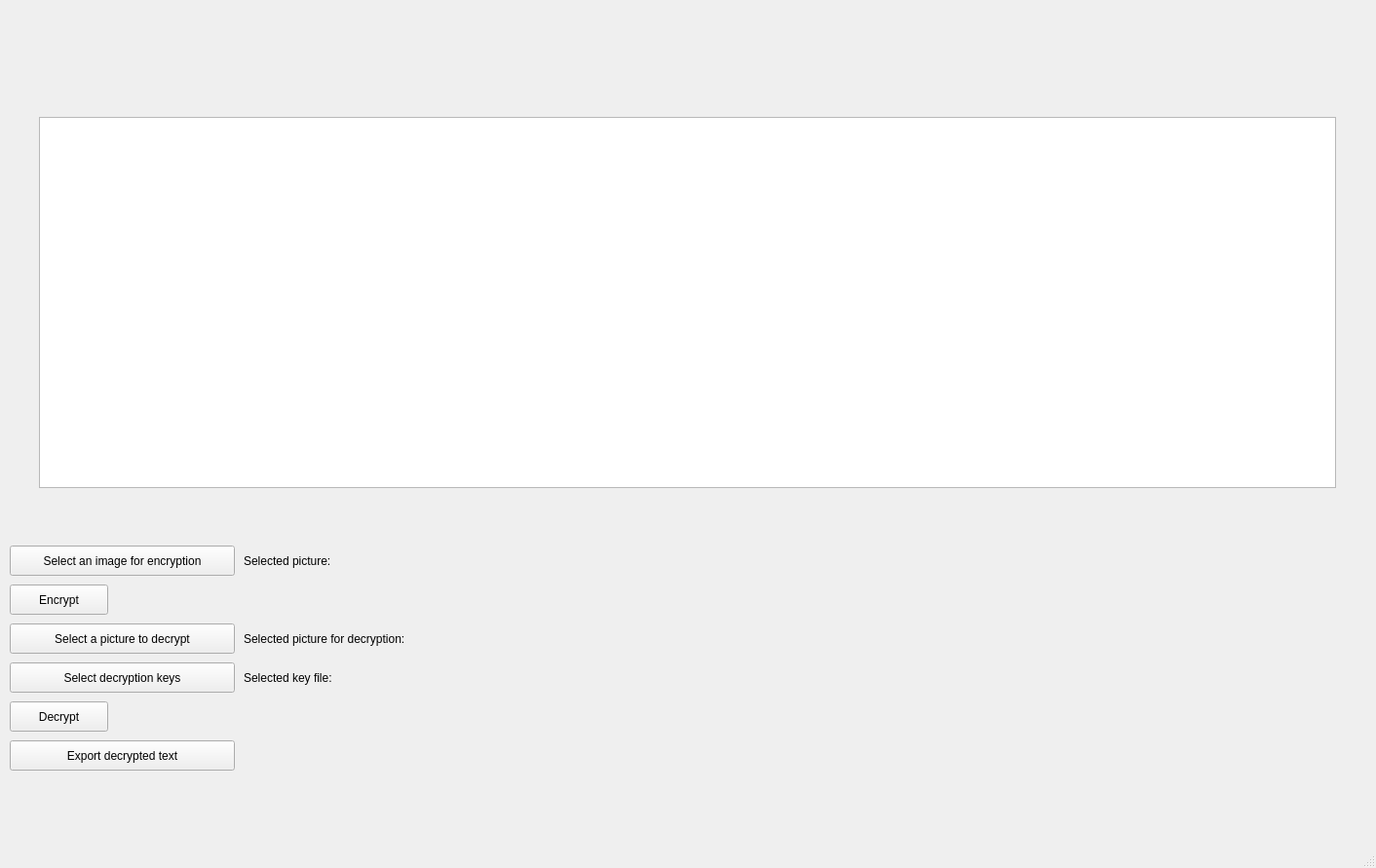
<?xml version="1.0" encoding="UTF-8"?>
<ui version="4.0">
 <class>MainWindow</class>
 <widget class="QMainWindow" name="MainWindow">
  <property name="geometry">
   <rect>
    <x>0</x>
    <y>0</y>
    <width>1412</width>
    <height>891</height>
   </rect>
  </property>
  <property name="windowTitle">
   <string>MainWindow</string>
  </property>
  <widget class="QWidget" name="centralwidget">
   <widget class="QTextEdit" name="textEdit">
    <property name="geometry">
     <rect>
      <x>40</x>
      <y>120</y>
      <width>1331</width>
      <height>381</height>
     </rect>
    </property>
   </widget>
   <widget class="QPushButton" name="pushButton_choose_image">
    <property name="geometry">
     <rect>
      <x>10</x>
      <y>560</y>
      <width>231</width>
      <height>31</height>
     </rect>
    </property>
    <property name="font">
     <font>
      <pointsize>9</pointsize>
     </font>
    </property>
    <property name="text">
     <string>Select an image for encryption</string>
    </property>
   </widget>
   <widget class="QPushButton" name="pushButton_crypto">
    <property name="geometry">
     <rect>
      <x>10</x>
      <y>600</y>
      <width>101</width>
      <height>31</height>
     </rect>
    </property>
    <property name="font">
     <font>
      <pointsize>9</pointsize>
     </font>
    </property>
    <property name="text">
     <string>Encrypt</string>
    </property>
   </widget>
   <widget class="QLabel" name="label_path_base_image">
    <property name="geometry">
     <rect>
      <x>250</x>
      <y>560</y>
      <width>1151</width>
      <height>31</height>
     </rect>
    </property>
    <property name="font">
     <font>
      <pointsize>9</pointsize>
     </font>
    </property>
    <property name="text">
     <string>Selected picture:</string>
    </property>
   </widget>
   <widget class="QPushButton" name="pushButton_choose_image_decrypto">
    <property name="geometry">
     <rect>
      <x>10</x>
      <y>640</y>
      <width>231</width>
      <height>31</height>
     </rect>
    </property>
    <property name="font">
     <font>
      <pointsize>9</pointsize>
     </font>
    </property>
    <property name="text">
     <string>Select a picture to decrypt</string>
    </property>
   </widget>
   <widget class="QPushButton" name="pushButton_decrypto">
    <property name="geometry">
     <rect>
      <x>10</x>
      <y>720</y>
      <width>101</width>
      <height>31</height>
     </rect>
    </property>
    <property name="font">
     <font>
      <pointsize>9</pointsize>
     </font>
    </property>
    <property name="text">
     <string>Decrypt</string>
    </property>
   </widget>
   <widget class="QLabel" name="label_path_decrypto_image">
    <property name="geometry">
     <rect>
      <x>250</x>
      <y>640</y>
      <width>1151</width>
      <height>31</height>
     </rect>
    </property>
    <property name="font">
     <font>
      <pointsize>9</pointsize>
     </font>
    </property>
    <property name="text">
     <string>Selected picture for decryption:</string>
    </property>
   </widget>
   <widget class="QPushButton" name="pushButton_choose_keys">
    <property name="geometry">
     <rect>
      <x>10</x>
      <y>680</y>
      <width>231</width>
      <height>31</height>
     </rect>
    </property>
    <property name="text">
     <string>Select decryption keys</string>
    </property>
   </widget>
   <widget class="QLabel" name="label_path_keys">
    <property name="geometry">
     <rect>
      <x>250</x>
      <y>680</y>
      <width>1151</width>
      <height>31</height>
     </rect>
    </property>
    <property name="text">
     <string>Selected key file:</string>
    </property>
   </widget>
   <widget class="QPushButton" name="pushButton_export">
    <property name="geometry">
     <rect>
      <x>10</x>
      <y>760</y>
      <width>231</width>
      <height>31</height>
     </rect>
    </property>
    <property name="text">
     <string>Export decrypted text</string>
    </property>
   </widget>
   <widget class="QLabel" name="label_error_crypto">
    <property name="geometry">
     <rect>
      <x>120</x>
      <y>600</y>
      <width>1281</width>
      <height>31</height>
     </rect>
    </property>
    <property name="text">
     <string/>
    </property>
   </widget>
   <widget class="QLabel" name="label_error_decrypto">
    <property name="geometry">
     <rect>
      <x>120</x>
      <y>720</y>
      <width>1271</width>
      <height>31</height>
     </rect>
    </property>
    <property name="text">
     <string/>
    </property>
   </widget>
  </widget>
  <widget class="QMenuBar" name="menubar">
   <property name="geometry">
    <rect>
     <x>0</x>
     <y>0</y>
     <width>1412</width>
     <height>22</height>
    </rect>
   </property>
  </widget>
  <widget class="QStatusBar" name="statusbar"/>
 </widget>
 <resources/>
 <connections/>
</ui>
